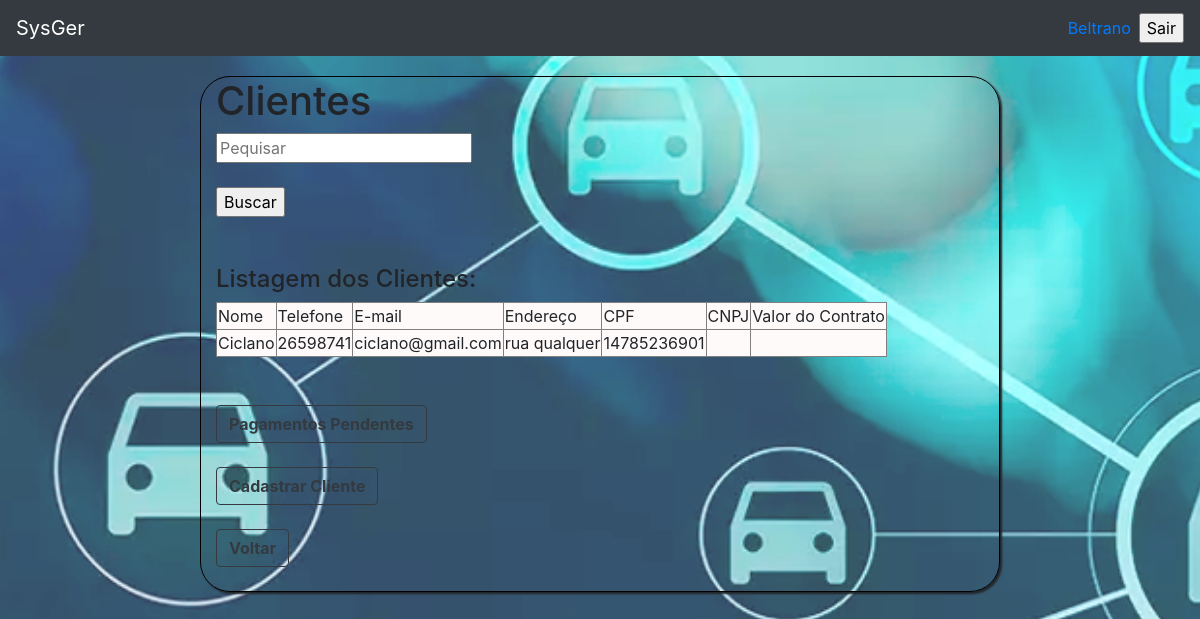
Page /Lista_cliente.php (signed in) on the committed database.
### tables this page shows
CREATE TABLE Gerenciamento (

				idGerenciamento INT UNSIGNED AUTO_INCREMENT NOT NULL,
				nome VARCHAR(30) NOT NULL,
				senha VARCHAR(60) NOT NULL,
				endereco VARCHAR(500),
				telefone INT,
				dataNasc DATE,
				email VARCHAR(100),
				cpf VARCHAR(100) NOT NULL,
				PRIMARY KEY(IdGerenciamento)

				);

CREATE TABLE Pessoa_Fisica (

		id_PF INT UNSIGNED NOT NULL,
		cpf VARCHAR(100) NOT NULL,
    PRIMARY KEY(Id_PF),
   	FOREIGN KEY (Id_PF) REFERENCES Cliente(IdCliente)

		);

CREATE TABLE Cliente (

		idCliente INT UNSIGNED AUTO_INCREMENT NOT NULL,
		nome VARCHAR(30) NOT NULL,
		senha VARCHAR(60) NOT NULL,
		endereco VARCHAR(500),
		telefone INT,
		dataNasc DATE,
		email VARCHAR(100),
		PRIMARY KEY(IdCliente)

		);

### funcoes.php (called while the page is built, shortened)
<?php
function FazerLigacao()
{
	$bd = new PDO('mysql:host=localhost;dbname=bancosysger;charset=utf8',
	'bancosysger',
	'tccsysger');
	$bd->setAttribute(PDO::ATTR_ERRMODE,
					  PDO::ERRMODE_EXCEPTION);
	return $bd;
}
function ListaCliente()
{
$bd = FazerLigacao();
$sql = $bd->query('SELECT *
											FROM cliente
											LEFT JOIN pessoa_fisica ON cliente.IdCliente = pessoa_fisica.id_PF
											LEFT JOIN pessoa_juridica ON cliente.IdCliente = pessoa_juridica.id_PJ
											LEFT JOIN servico ON cliente.IdCliente = servico.idServico
											LEFT JOIN pagamento ON pagamento.idServico = servico.idServico
											');
if ($sql->execute())
{
	return $sql->fetchall();
}
return null;
}
function BuscaSubgerentePorEmail($email)
{
	$bd = FazerLigacao();
	$sql = $bd->prepare('SELECT idGerenciamento, nome FROM gerenciamento WHERE email = :email');
	$sql->bindValue(':email', $email);
	$sql->execute();
	return $sql->fetch();
}
?>

### Lista_cliente.php (the view, shortened to what this page needs)
<?php
require_once ('funcoes.php');
?>
<!DOCTYPE html>
<html>
	<head>
  </head>
	<body>
    <?php require('BarraNav.php'); ?>
    <div>
  <main class="container" style="border: 1px solid black;
                          max-width: 800px;
                          margin-top: 20px;
                          border-radius:30px 30px 30px 30px;
                          box-shadow: 2px 2px 2px">
		    <h1> Clientes </h1>
				<form action="Lista_cliente.php" method="GET">
				<input name= "Pesquisa" type= "text" placeholder="Pequisar"></input><br><br>
				<input type= "submit" value= "Buscar"/><br><br><br></input>
			</form>
<?php
						if (empty($nome))
								{
										$clientes = ListaCliente();
								}
								else {
										$clientes = BuscarCliente($nome);
										}
						if ($clientes != null)
						{
  						echo "<h4>Listagem dos Clientes:</h4>";
  	          echo "<table border='1' bgcolor= '#FFFAFA'>";
  						echo "<tr>";
  						echo "<td>Nome</td>";
  						echo "<td>Telefone</td>";
  						echo "<td>E-mail</td>";
              echo "<td>Endereço</td>";
  						echo "<td>CPF</td>";
              echo "<td>CNPJ</td>";
              echo "<td>Valor do Contrato</td>";
  				   	echo "</tr>";
            	foreach($clientes as $c)
              {
    		          echo "<tr>";
    		          echo "<td>".$c['nome']."</td>";
    		          echo "<td>".$c['telefone']."</td>";
    		          echo "<td>".$c['email']."</td>";
                  echo "<td>".$c['endereco']."</td>";
    							echo "<td>".$c['cpf']."</td>";
                  echo "<td>".$c['cnpj']."</td>";
                echo "<td>".$c['valor']."</td>";
    		          echo "</tr>";
    		      }
              echo "</table>";
  					}
?>
<br><br>
 <a href ="clientespendenteslista.php" class="btn btn-outline-dark"> <b> Pagamentos Pendentes</b> </a></br></br>
 <a href ="DadosNovoCliente.php" class="btn btn-outline-dark"><b>Cadastrar Cliente</b></a></br></br>
 <a href ="administrador.php" class="btn btn-outline-dark"><b>Voltar</b></a></br></br>
    </div>
	</body>
</html>

### BarraNav.php (shortened to what this page needs)
<?php
	require_once('funcoes.php');
	if (array_key_exists('emailUsuarioLogado', $_SESSION))
	{
		$usuarioConectado = BuscaUsuarioPorEmail($_SESSION['emailUsuarioLogado']);
		if ($usuarioConectado == null)
		{
			$usuarioConectado = BuscaSubgerentePorEmail($_SESSION['emailUsuarioLogado']);
		}
	}
	else
	{
		$usuarioConectado = null;
	}
?>
<link rel="stylesheet" href="https://stackpath.bootstrapcdn.com/bootstrap/4.1.3/css/bootstrap.min.css">
<nav class="navbar navbar-dark bg-dark">
	<a class="navbar-brand" style="color:white">SysGer</a>
	<?php if ($usuarioConectado == null) { ?>
		<form class="form-inline" method="POST" action="Controladores/Entrar.php">
			<label class="navbar-text"> CPF/CNPJ </label></br><input class="form-control" name="CPF/CNPJ" required type="text" value="" minlenght="11" maxlength="14"/></label>
			<label class="navbar-text"> Senha </label></br><input class="form-control" name="senha" required type="password" value=""/minlenght="6" maxlength="12"></label>
			<input name="local" type="hidden" value="<?= $_SERVER['REQUEST_URI'] ?>">
			<input class="btn btn-outline-info my-2 my-sm-0" type= "submit" value= "Entrar"/>
		</form>
	<?php } else { ?>
		<a class="ml-auto mr-2" href="usuário.php?id=<?= $usuarioConectado['id'] ?>"><?= $usuarioConectado['nome'] ?></a>
		<form class="form-inline" method="POST" action="Controladores/Sair.php">
			<input type="submit" value="Sair">
		</form>
	<?php } ?>
</nav>

### rows in the picture
gerenciamento: nome "Beltrano"
pessoa_fisica: id_PF.nome "Ciclano", id_PF.telefone "26598741", id_PF.email "ciclano@gmail.com", id_PF.endereco "rua qualquer", cpf "14785236901"
